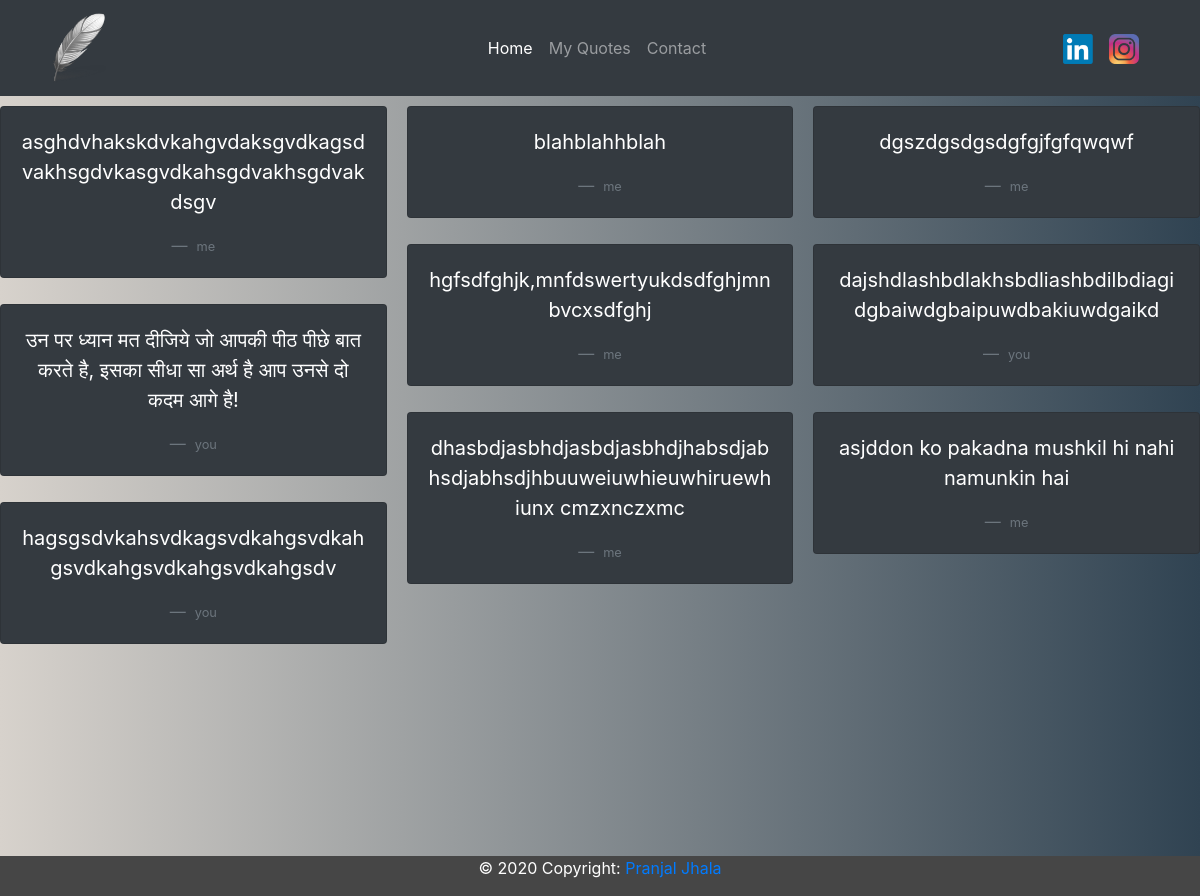
The app's page /portfolio with its own data.
### mysite/models.py (models this page shows)
class quotes(models.Model):
    authorname=models.CharField(max_length=50)
    quote= models.TextField()
    def __str__(self):
        return self.authorname

### mysite/views.py (the view)
# urls.py: path('portfolio', views.portfolio, name='portfolio'),
def portfolio(request):
    totalentries=quotes.objects.all().count()
    randomlist=[]
    randomlist=random.sample(range(1,totalentries+1), 9)
    id1=randomlist[0]
    rquote=quotes.objects.all()[id1-1   ]
    id2=randomlist[1]
    r1quote=quotes.objects.all()[id2-1]
    id3=randomlist[2]
    r2quote=quotes.objects.all()[id3-1]
    id4=randomlist[3]
    r3quote=quotes.objects.all()[id4-1]
    id5=randomlist[4]
    r4quote=quotes.objects.all()[id5-1]
    id6=randomlist[5]
    r5quote=quotes.objects.all()[id6-1]
    id7=randomlist[6]
    r6quote=quotes.objects.all()[id7-1]
    id8=randomlist[7]
    r7quote=quotes.objects.all()[id8-1]
    id9=randomlist[8]
    r8quote=quotes.objects.all()[id9-1]
    contexts={'rquote':rquote,'r1quote':r1quote,'r2quote':r2quote,'r3quote':r3quote,'r4quote':r4quote,'r5quote':r5quote,'r6quote':r6quote,'r7quote':r7quote,'r8quote':r8quote}
    print(contexts)
    return render(request,'mysite/portfolio.html',contexts)

### mysite/templates/mysite/portfolio.html
{% extends 'mysite/base.html'%}
{%block content%}
<div class="card-columns">
    <div class="card text-white bg-dark mb-3 text-center"  style="margin-top: 10px">
        <blockquote class="blockquote mb-0 card-body">
          <p>{{rquote.quote}}</p>
          <footer class="blockquote-footer">
            <small class="text-muted">
                {{rquote.authorname}}
            </small>
          </footer>
        </blockquote>
      </div>
    <div class="card text-white bg-dark mb-3 text-center"  style="margin-top: 10px">
      <blockquote class="blockquote mb-0 card-body">
        <p>{{r1quote.quote}}</p>
        <footer class="blockquote-footer">
          <small class="text-muted">
            {{r1quote.authorname}}
          </small>
        </footer>
      </blockquote>
    </div>
    <div class="card text-white bg-dark mb-3 text-center"  style="margin-top: 10px">
      <blockquote class="blockquote mb-0 card-body">
        <p>{{r2quote.quote}}</p>
        <footer class="blockquote-footer">
          <small class="text-muted">
            {{r2quote.authorname}}
          </small>
        </footer>
      </blockquote>
    </div>
    <div class="card text-white bg-dark mb-3 text-center"  style="margin-top: 10px">
      <blockquote class="blockquote mb-0 card-body">
        <p>{{r3quote.quote}}</p>
        <footer class="blockquote-footer">
          <small class="text-muted">
            {{r3quote.authorname}}
          </small>
        </footer>
      </blockquote>
    </div>
    <div class="card text-white bg-dark mb-3 text-center"  style="margin-top: 10px">
        <blockquote class="blockquote mb-0 card-body">
          <p>{{r4quote.quote}}</p>
          <footer class="blockquote-footer">
            <small class="text-muted">
                {{r4quote.authorname}}
            </small>
          </footer>
        </blockquote>
      </div>
      <div class="card text-white bg-dark mb-3 text-center"  style="margin-top: 10px">
        <blockquote class="blockquote mb-0 card-body">
          <p>{{r5quote.quote}}</p>
          <footer class="blockquote-footer">
            <small class="text-muted">
                {{r5quote.authorname}}
            </small>
          </footer>
        </blockquote>
      </div>
      <div class="card text-white bg-dark mb-3 text-center"  style="margin-top: 10px">
        <blockquote class="blockquote mb-0 card-body">
          <p>{{r6quote.quote}}</p>
          <footer class="blockquote-footer">
            <small class="text-muted">
                {{r6quote.authorname}}
            </small>
          </footer>
        </blockquote>
      </div>
      <div class="card text-white bg-dark mb-3 text-center"  style="margin-top: 10px">
        <blockquote class="blockquote mb-0 card-body">
          <p>{{r7quote.quote}}</p>
          <footer class="blockquote-footer">
            <small class="text-muted">
                {{r7quote.authorname}}
            </small>
          </footer>
        </blockquote>
      </div>
      <div class="card text-white bg-dark mb-3 text-center"  style="margin-top: 10px">
        <blockquote class="blockquote mb-0 card-body">
          <p>{{r8quote.quote}}</p>
          <footer class="blockquote-footer">
            <small class="text-muted">
                {{r8quote.authorname}}
            </small>
          </footer>
        </blockquote>
      </div>
  </div>
  {%endblock%}

### mysite/templates/mysite/base.html (shortened to what this page needs)
{% load static %}
<!doctype html>
<html lang="en">
  <head>
    <link rel="stylesheet" href="https://stackpath.bootstrapcdn.com/bootstrap/4.4.1/css/bootstrap.min.css">
  </head>
  <body>
    <nav class="navbar navbar-expand-lg navbar-dark bg-dark">
        <div class="container">
        <a class="navbar-brand">
            <img src="{% static 'mysite\images\feather.png' %}" width="70" height="70" alt="">
        </a>
        <div class="collapse navbar-collapse" id="navbarNav">
          <ul class="navbar-nav mx-auto" >
            <li class="nav-item active">
              <a class="nav-link" href="{% url 'home'%}">Home <span class="sr-only">(current)</span></a>
            </li>
            <li class="nav-item">
              <a class="nav-link" href="{% url 'portfolio'%}">My Quotes</a>
            </li>
            <li class="nav-item">
              <a class="nav-link" href="{% url 'contact' %}">Contact</a>
            </li>
          </ul>
          <ul class="navbar-nav">
            <li class="nav-item">
                <a class="navbar-brand" href="https://www.linkedin.com/in/pranjal-jhala-1b07541a0">
                <img src="{% static 'mysite\images\linked.png' %}" width="30" height="30" alt="">
            </a>
            </li>
            <li class="nav-item">
                <a class="navbar-brand" href="https://www.instagram.com/pranjal_jhala/">
                <img src="{% static 'mysite\images\instagram.png' %}" width="30" height="30" alt="">
            </a>
            </li>
          </ul>
        </div>
        </div>
      </nav>
      <div class="bg">
      {%block content%}
      {%endblock%}
</div>
<div class="footer">
   <p> © 2020 Copyright:
    <a href="https://www.linkedin.com/in/pranjal-jhala-1b07541a0"> Pranjal Jhala</a>
   </p>
</div>
</body>
</html>

### mysite/templates/mysite/base.html (style rules this page uses)
.footer { position: fixed; left: 0; bottom: 0; width: 100%; background-color:#464646; color: white; text-align: center; }
body, html { height: 100%; margin: 0; }
.bg { height: 100vh; background-image: linear-gradient(to left,#304352 0%,#d7d2cc 100%); background-color: grey; }

### records on screen
quotes: quote "asghdvhakskdvkahgvdaksgvdkagsdvakhsgdvkasgvdkahsgdvakhsgdvakdsgv", authorname "me"
quotes: quote "उन पर ध्यान मत दीजिये जो आपकी पीठ पीछे बात करते है, इसका सीधा सा अर्थ है आप उनसे दो कदम आगे है!", authorname "you"
quotes: quote "hagsgsdvkahsvdkagsvdkahgsvdkahgsvdkahgsvdkahgsvdkahgsdv", authorname "you"
quotes: quote "blahblahhblah", authorname "me"
quotes: quote "hgfsdfghjk,mnfdswertyukdsdfghjmnbvcxsdfghj", authorname "me"
quotes: quote "dhasbdjasbhdjasbdjasbhdjhabsdjabhsdjabhsdjhbuuweiuwhieuwhiruewhiunx cmzxnczxmc", authorname "me"
quotes: quote "dgszdgsdgsdgfgjfgfqwqwf", authorname "me"
quotes: quote "dajshdlashbdlakhsbdliashbdilbdiagidgbaiwdgbaipuwdbakiuwdgaikd", authorname "you"
quotes: quote "asjddon ko pakadna mushkil hi nahi namunkin hai", authorname "me"
